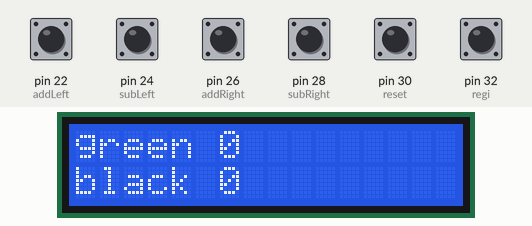
This sketch was run on a simulated Arduino Mega 2560, built with avr-gcc and run on an emulated ATmega2560. Parts: 16×2 character LCD. Inputs (shaded band) come from the test bench; at power-on: pin 22 (addLeft), pin 24 (subLeft), pin 26 (addRight), pin 28 (subRight), pin 30 (reset), pin 32 (regi) HIGH. EEPROM starts erased; what the sketch prints to the serial monitor is not drawn.

Above: at 1.2 s.
1.3 s: pin 22 (addLeft) pulled LOW for 0.15 s
At 2.1 s:
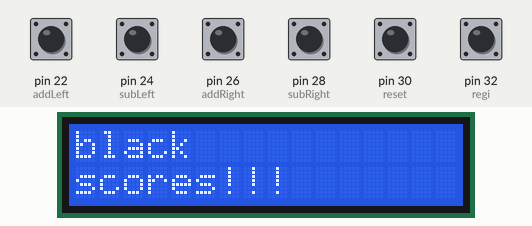
3.8 s: pin 24 (subLeft) pulled LOW for 0.15 s
At 4.6 s:
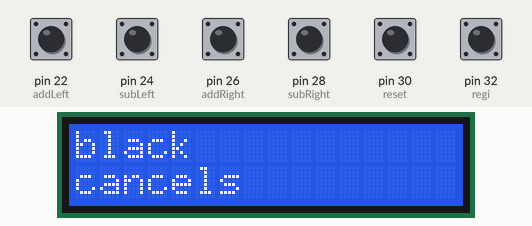
6.3 s: pin 26 (addRight) pulled LOW for 0.15 s
At 7.1 s:
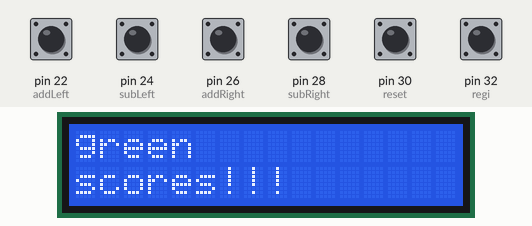
8.8 s: pin 28 (subRight) pulled LOW for 0.15 s
At 9.4 s:
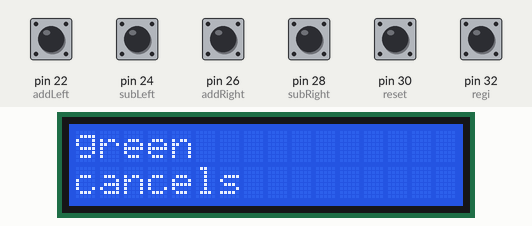
11.3 s: pin 30 (reset) pulled LOW for 0.15 s
At 12.4 s:
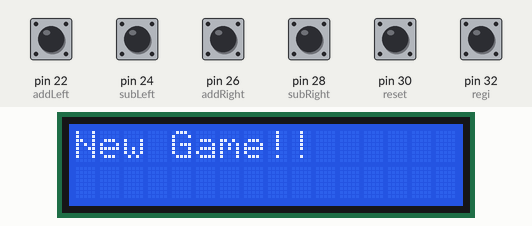
Timing chart, 0 to 14.3 s (numbered marks = the images above; inputs shaded):
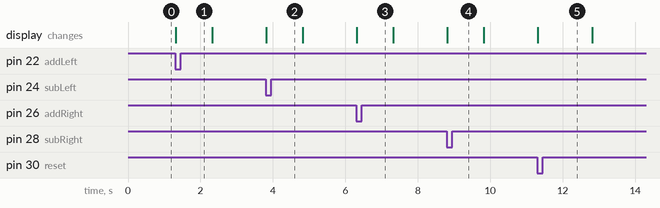

The sketch:

score_counter.ino
```cpp
// include the library code:
#include <LiquidCrystal.h>
#include <EEPROM.h>

// initialize the library with the numbers of the interface pins
LiquidCrystal lcd(12, 11, 5, 4, 3, 2);

// constants won't change. They're used here to
// set pin numbers:
const int addLeft  = 22;     // the number of the pushbutton pin for add black
const int subLeft  = 24;     // the number of the pushbutton pin for cancel black
const int addRight  = 26;     // the number of the pushbutton pin for add green
const int subRight  = 28;     // the number of the pushbutton pin for cancel green
const int reset     = 30;     // the number of the pushbutton pin for reset
const int regi      = 32;     // the number of the pushbutton pin for registering a new player
// variables will change:
int addLeftState = 0;         // variable for reading the pushbutton status
int subLeftState = 0;         // variable for reading the pushbutton status
int addRightState = 0;         // variable for reading the pushbutton status
int subRightState = 0;         // variable for reading the pushbutton status
int resetState    = 0;         // variable for reading the pushbutton status to reset game
int regiState     = 0;         // variable for reading the pushbutton status registering a new player


int addLeftAdress = 0; //eeprom adress om op te slaan
int subLeftAdress = 1; //eeprom adress om op te slaan
int addRightAdress = 2; //eeprom adress om op te slaan
int subRightAdress = 3; //eeprom adress om op te slaan
int resetAdress    = 4; //eeprom adress om op te slaan
int regiAdress     = 7; //eeprom adress om op te slaan => adress 5 can't save 0 for some reason

int score[] = {0, 0}; //pos0 = team black - pos1 = team green

void setup() {
  Serial.begin(9600);
  // set up the LCD's number of columns and rows:
  lcd.begin(16, 2);
  // Print a message to the LCD.
  lcd.print("score board: ");
  // initialize the pushbutton pin as an input:
  pinMode(addLeft, INPUT_PULLUP);
  pinMode(subLeft, INPUT_PULLUP);
  pinMode(addRight, INPUT_PULLUP);
  pinMode(subRight, INPUT_PULLUP);
  pinMode(reset, INPUT_PULLUP);
  pinMode(regi, INPUT_PULLUP);
  printscore();
}

void loop() {
  checkButtons();
}

void checkButtons()
{
  //statussen van de buttons checken
  addLeftState = digitalRead(addLeft);  // read the input add
  subLeftState = digitalRead(subLeft);  // read the input sub
  addRightState = digitalRead(addRight);  // read the input add
  subRightState = digitalRead(subRight);  // read the input sub
  resetState = digitalRead(reset);  // read the input sub
  regiState = digitalRead(regi);  // read the input sub

  //checking the black
  //is added or sub pushed
  if (addLeftState == LOW) {
    if (addLeftState != EEPROM.read(addLeftAdress))
    {
      EEPROM.write(addLeftAdress, addLeftState);
      updateScore("goal", 0);
      Serial.println("goal left");
    }
} else if (subLeftState == LOW) {
    if (subLeftState != EEPROM.read(subLeftAdress) && score[0] > 0)
    {
      EEPROM.write(subLeftAdress, subLeftState);
      updateScore("cancel", 0);
      Serial.println("cancel left");
    }
  }

  //checking the green
  //is added or sub pushed
  else if (addRightState == LOW) {
    if (addRightState != EEPROM.read(addRightAdress))
    {
      EEPROM.write(addRightAdress, addRightState);
      updateScore("goal", 1);
      Serial.println("goal right");
    }
} else if (subRightState == LOW) {
    if (subRightState != EEPROM.read(subRightAdress) && score[1] > 0)
    {
      EEPROM.write(subRightAdress, subRightState);
      updateScore("cancel", 1);
      Serial.println("cancel right");
    }
  }
  else if (regiState == LOW) {
    if (regiState != EEPROM.read(regiAdress))
    {
      EEPROM.write(regiAdress, regiState);
      Serial.println("player");
    }
  }
  //checking if new game should be started
  else if (resetState == LOW) {
    if (resetState != EEPROM.read(resetAdress))
    {
      EEPROM.write(resetAdress, resetState);
      resetScore();
    }
  }
  else
  {
    EEPROM.write(subLeftAdress, subLeftState);
    EEPROM.write(addLeftAdress, addLeftState);
    EEPROM.write(subRightAdress, subRightState);
    EEPROM.write(addRightAdress, addRightState);
    EEPROM.write(resetAdress, resetState);
    EEPROM.write(regiAdress, regiState);
  }
}

void updateScore(String state, int team)
{
  //detect whitch team made an action
  lcd.clear();
  lcd.setCursor(0, 0);
  if (team == 0)
  {
    lcd.print("black");
  } else
  {
    lcd.print("green");
  }

  //detect what action
  lcd.setCursor(0, 1);
  if (state == "goal") {
    lcd.print("scores!!!");
    score[team]++;
  }
  else if (state == "cancel")
  {
    lcd.print("cancels");
    score[team]--;
  }

  delay(1000);
  printscore();
}

void printscore()
{
  lcd.clear();
  lcd.setCursor(0, 0);
  lcd.print("green");
  lcd.setCursor(6, 0);
  lcd.print(score[1]);

  lcd.setCursor(0, 1);
  lcd.print("black");
  lcd.setCursor(6, 1);
  lcd.print(score[0]);
}

void resetScore()
{
  //score op 0 zetten
  score[0] = 0;
  score[1] = 0;
  //melding geven
  lcd.clear();
  lcd.setCursor(0, 0);
  lcd.print("New Game!!");
  Serial.println("new");
  delay(1500);
  //scores op het scherm tonen
  printscore();
}
```

Measured:
- after the input at 1.3 s, the display: changes at once (image 1)
- after the input at 3.8 s, the display: changes at once (image 2)
- after the input at 6.3 s, the display: changes at once (image 3)
- after the input at 8.8 s, the display: changes at once (image 4)
- after the input at 11.3 s, the display: changes at once (image 5)
